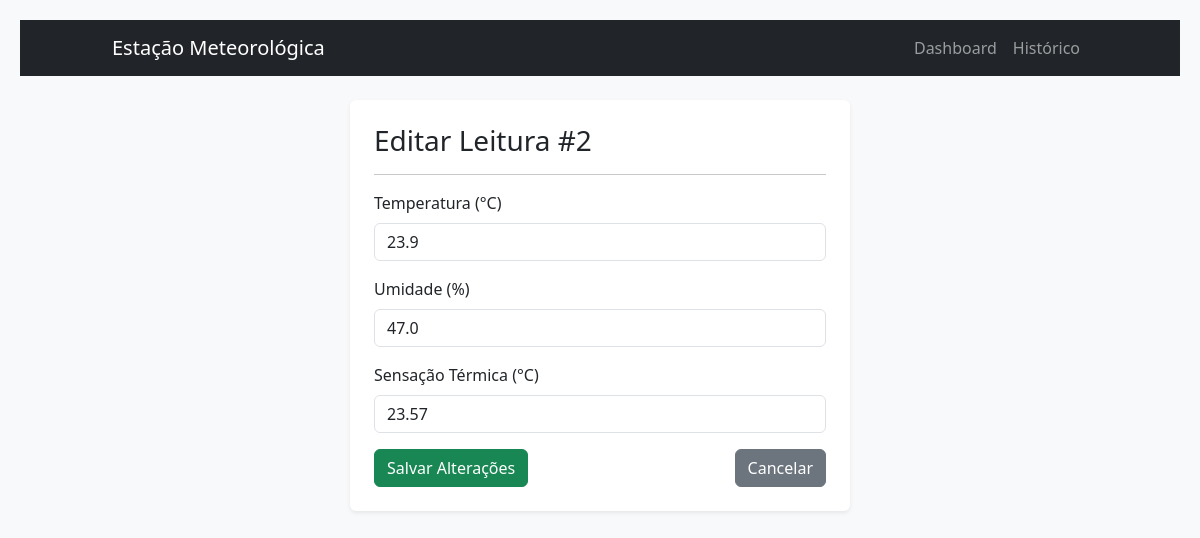
The app's page /editar/2 with its own data.
### tables this page shows
CREATE TABLE leituras (
    id INTEGER PRIMARY KEY AUTOINCREMENT,
    temperatura REAL NOT NULL,
    umidade REAL NOT NULL,
    sensacao REAL NOT NULL,
    localizacao TEXT DEFAULT 'Lab Inteli',
    timestamp DATETIME DEFAULT (datetime('now','localtime'))
);

### app.py (the view)
@app.route('/editar/<int:id>')
def editar_pagina(id):
    leitura = buscar_leitura(id)
    if not leitura:
        return "Leitura não encontrada", 404
    return render_template('editar.html', leitura=leitura)

### database.py (called while the page is built)
def get_db_connection():
    conn = sqlite3.connect(DB_NAME, timeout=20)
    conn.execute('PRAGMA journal_mode=WAL')
    conn.execute('PRAGMA synchronous=NORMAL')
    conn.row_factory = sqlite3.Row
    return conn

def buscar_leitura(id):
    conn = get_db_connection()
    leitura = conn.execute('SELECT * FROM leituras WHERE id = ?', (id,)).fetchone()
    conn.close()
    return leitura

### templates/editar.html
{% extends 'base.html' %}
{% block content %}
<div class="row justify-content-center">
    <div class="col-md-6 bg-white p-4 rounded shadow-sm">
        <h3>Editar Leitura #{{ leitura.id }}</h3>
        <hr>
        <form action="/leituras/{{ leitura.id }}" method="POST">
            <div class="mb-3">
                <label class="form-label">Temperatura (°C)</label>
                <input type="number" step="0.1" name="temperatura" class="form-control" value="{{ leitura.temperatura }}" required>
            </div>
            <div class="mb-3">
                <label class="form-label">Umidade (%)</label>
                <input type="number" step="0.1" name="umidade" class="form-control" value="{{ leitura.umidade }}" required>
            </div>
            <div class="mb-3">
                <label class="form-label">Sensação Térmica (°C)</label>
                <input type="number" step="0.1" name="sensacao" class="form-control" value="{{ leitura.sensacao }}" required>
            </div>
            <div class="d-flex justify-content-between">
                <button type="submit" class="btn btn-success">Salvar Alterações</button>
                <a href="/leituras" class="btn btn-secondary">Cancelar</a>
            </div>
        </form>
    </div>
</div>
{% endblock %}

### static/css/style.css (style rules this page uses)
body { font-family: 'Segoe UI', Tahoma, Geneva, Verdana, sans-serif; background-color: #f4f7f6; margin: 0; padding: 20px; }

### records on screen
leituras: id "2", temperatura "23.9", umidade "47.0", sensacao "23.57"
